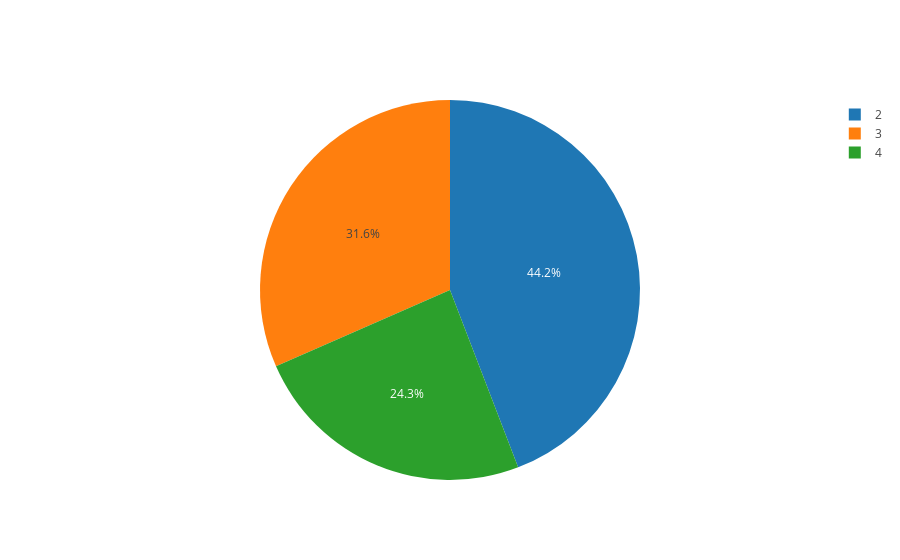

Notebook source saved alongside this figure:
### Code cell
#Visualize play counts by alignment with a pie graph
labels = cov_ret_df.groupby(['gunner_blockers'], \
                   as_index=False)['PlayID'].agg({"play_count": pd.Series.nunique})['gunner_blockers']

values = cov_ret_df.groupby(['gunner_blockers'], \
                   as_index=False)['PlayID'].agg({"play_count": pd.Series.nunique})['play_count']

trace = go.Pie(labels=labels, values=values)

iplot([trace], filename='alignment_pie')

### Figure 1 — Plotly figure (JSON) as saved in the notebook; plotly's stock layout.template omitted (floating-point values rounded to 4 significant figures)
{"data": [{"labels": [2, 3, 4], "type": "pie", "uid": "fb6b8f17-013f-48b9-889a-fb6cde3c698f", "values": [1615, 1155, 887]}], "layout": {}}
